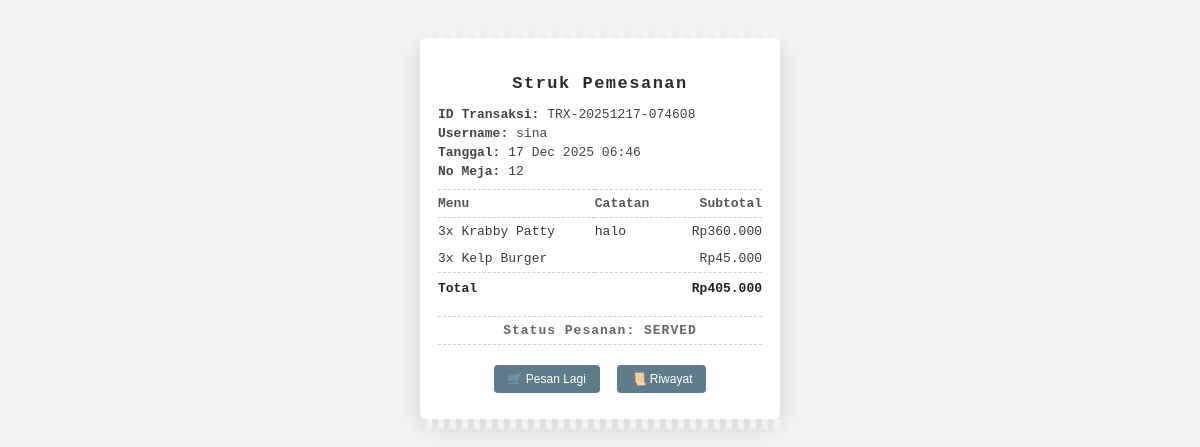
The page /wait.php (signed in) on the database its author committed.
### tables this page shows
CREATE TABLE `kelola_pesanan` (
  `id_pesanan` int(11) NOT NULL,
  `id_transaksi` int(11) NOT NULL,
  `no_meja` int(11) NOT NULL,
  `item` text NOT NULL,
  `waktu` timestamp NOT NULL DEFAULT current_timestamp(),
  `status` enum('PENDING','COOKING','READY','SERVED') NOT NULL DEFAULT 'PENDING'
);

CREATE TABLE `transaksi` (
  `id_transaksi` int(11) NOT NULL,
  `id_akun` int(11) NOT NULL,
  `username` varchar(50) NOT NULL,
  `kode_transaksi` varchar(30) NOT NULL,
  `total_belanja` decimal(10,2) NOT NULL DEFAULT 0.00,
  `status_transaksi` enum('PENDING','SELESAI','BATAL') NOT NULL DEFAULT 'PENDING',
  `created_at` timestamp NOT NULL DEFAULT current_timestamp()
);

CREATE TABLE `detail_transaksi` (
  `id_detail` int(11) NOT NULL,
  `id_transaksi` int(11) NOT NULL,
  `id_menu` int(11) NOT NULL,
  `no_meja` int(11) DEFAULT NULL,
  `jumlah` int(11) NOT NULL,
  `catatan` text DEFAULT NULL,
  `harga_satuan` decimal(10,2) NOT NULL,
  `subtotal` decimal(10,2) NOT NULL
);

CREATE TABLE `menu` (
  `id_menu` int(11) NOT NULL,
  `nama_menu` varchar(100) NOT NULL,
  `tipe` enum('MAIN_COURSE','APPETIZER','DRINK','DESSERT') NOT NULL,
  `harga_menu` decimal(10,2) NOT NULL,
  `jumlah_stock` int(11) NOT NULL DEFAULT 0,
  `is_aktif` tinyint(1) NOT NULL DEFAULT 1,
  `created_at` timestamp NOT NULL DEFAULT current_timestamp(),
  `gambar` varchar(255) DEFAULT NULL
);

### wait.php (the view, shortened to what this page needs)
<?php
require 'koneksi.php';
$id_akun = $_SESSION['id_akun'];
$sql = "
  SELECT
    t.kode_transaksi,
    t.total_belanja,
    t.status_transaksi,
    t.username,
    t.created_at,
    kp.no_meja,
    kp.status AS status_pesanan,
    t.id_transaksi
  FROM transaksi t
  JOIN kelola_pesanan kp ON t.id_transaksi = kp.id_transaksi
  WHERE t.id_akun = ?
  ORDER BY t.id_transaksi DESC
  LIMIT 1
";
$stmt = mysqli_prepare($conn, $sql);
mysqli_stmt_bind_param($stmt, "i", $id_akun);
mysqli_stmt_execute($stmt);
$res = mysqli_stmt_get_result($stmt);
if (!$data = mysqli_fetch_assoc($res)) {
  echo "Tidak ada data transaksi.";
  exit;
}
?>
<!DOCTYPE html>
<html>
<head>
  <link rel="stylesheet" href="wait.css">
</head>
<body>
<div class="box">
  <h2>Struk Pemesanan</h2>
  <p><strong>ID Transaksi:</strong> <?= $data['kode_transaksi'] ?></p>
  <p><strong>Username:</strong> <?= $data['username'] ?></p>
  <p><strong>Tanggal:</strong> <?= date('d M Y H:i', strtotime($data['created_at'])) ?></p>
  <p><strong>No Meja:</strong> <?= $data['no_meja'] ?></p>
  <table>
    <tr>
      <th>Menu</th>
      <th>Catatan</th>
      <th>Subtotal</th>
    </tr>
    <?php
    $q = "
      SELECT dt.jumlah, m.nama_menu, dt.catatan, dt.subtotal
      FROM detail_transaksi dt
      JOIN menu m ON dt.id_menu = m.id_menu
      WHERE dt.id_transaksi = ?
    ";
    $stmtDtl = mysqli_prepare($conn, $q);
    mysqli_stmt_bind_param($stmtDtl, "i", $data['id_transaksi']);
    mysqli_stmt_execute($stmtDtl);
    $resDtl = mysqli_stmt_get_result($stmtDtl);
    while ($item = mysqli_fetch_assoc($resDtl)):
    ?>
    <tr>
      <td><?= $item['jumlah'] . "x " . $item['nama_menu'] ?></td>
      <td><?= $item['catatan'] ?? '-' ?></td>
      <td>Rp<?= number_format($item['subtotal'], 0, ',', '.') ?></td>
    </tr>
    <?php endwhile; ?>
    <tr class="total-row">
      <td colspan="2">Total</td>
      <td>Rp<?= number_format($data['total_belanja'], 0, ',', '.') ?></td>
    </tr>
  </table>
  <div class="status">
    Status Pesanan: <?= strtoupper($data['status_pesanan']) ?>
  </div>
  <div class="buttons">
    <a href="customer_menu.php"><button>🛒 Pesan Lagi</button></a>
    <a href="history.php"><button>📜 Riwayat</button></a>
  </div>
</div>
</body>
</html>

### wait.css (style rules this page uses)
* { box-sizing: border-box; }
body { background: #f1f2f4; font-family: 'Courier New', monospace; padding: 30px 0; color: #3a3a3a; }
.box { background: #ffffff; width: 360px; margin: auto; padding: 22px 18px; border-radius: 6px; box-shadow: 0 8px 25px rgba(0, 0, 0, 0.12); position: relative; }
.box::before, .box::after { content: ''; position: absolute; left: 0; width: 100%; height: 10px; background: repeating-linear-gradient( 90deg, transparent, transparent 6px, #f1f2f4 6px, #f1f2f4 12px ); }
.box::before { top: -10px; }
.box::after { bottom: -10px; }
.box h2 { text-align: center; font-size: 17px; margin-bottom: 14px; letter-spacing: 1.5px; color: #2b2b2b; }
.box p { margin: 4px 0; font-size: 13px; color: #444; }
table { width: 100%; border-collapse: collapse; font-size: 13px; margin-top: 10px; }
table th { text-align: left; padding: 6px 0; border-top: 1px dashed #cfcfcf; border-bottom: 1px dashed #cfcfcf; color: #555; }
table td { padding: 6px 0; }
table td:last-child, table th:last-child { text-align: right; }
.total-row td { border-top: 1px dashed #cfcfcf; font-weight: bold; padding-top: 8px; color: #222; }
.status { margin-top: 14px; text-align: center; font-weight: bold; font-size: 13px; padding: 6px 0; border-top: 1px dashed #cfcfcf; border-bottom: 1px dashed #cfcfcf; color: #666; letter-spacing: 1px; }
.buttons { margin-top: 16px; text-align: center; }
.buttons a { text-decoration: none; }
.buttons button { background: #5f7c8a; color: #fff; border: none; padding: 7px 14px; margin: 4px; font-size: 12px; border-radius: 4px; cursor: pointer; transition: 0.25s ease; }

### rows shown on the page
kelola_pesanan: id_transaksi.kode_transaksi "TRX-20251217-074608", id_transaksi.username "sina", id_transaksi.created_at "17 Dec 2025 06:46", no_meja "12", id_transaksi.total_belanja "405.000", status "SERVED"
detail_transaksi: jumlah "3", id_menu.nama_menu "Krabby Patty", catatan "halo", subtotal "360.000"
detail_transaksi: jumlah "3", id_menu.nama_menu "Kelp Burger", subtotal "45.000"
